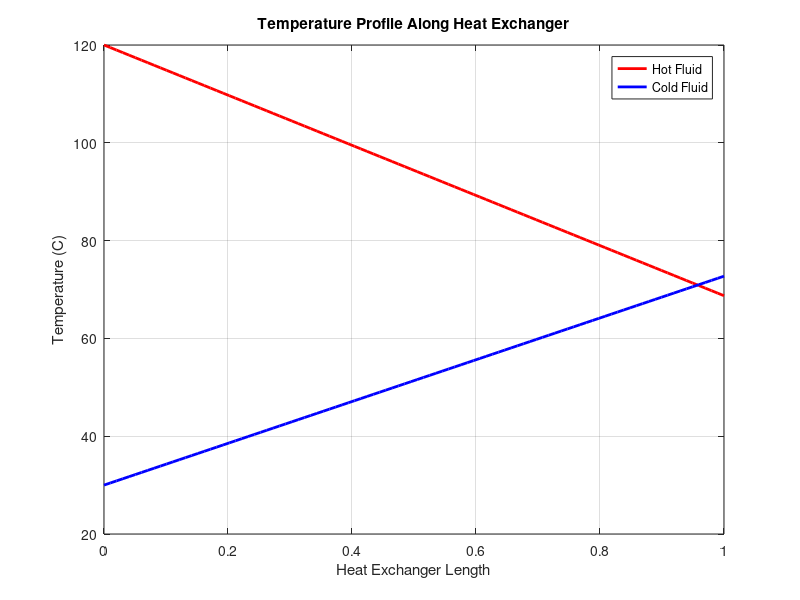
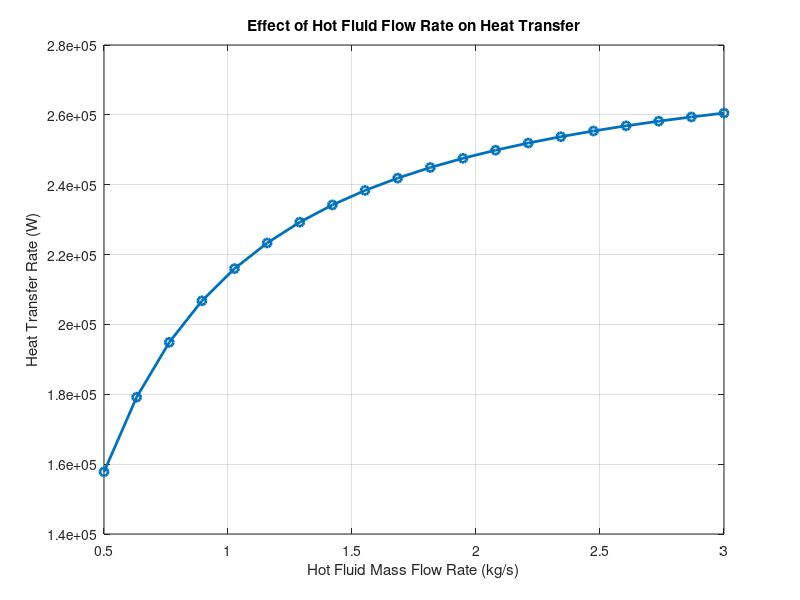
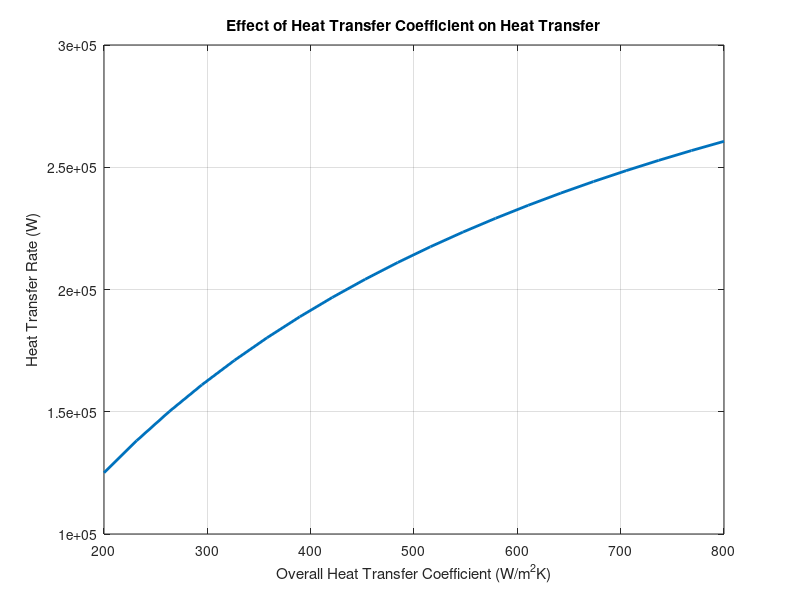
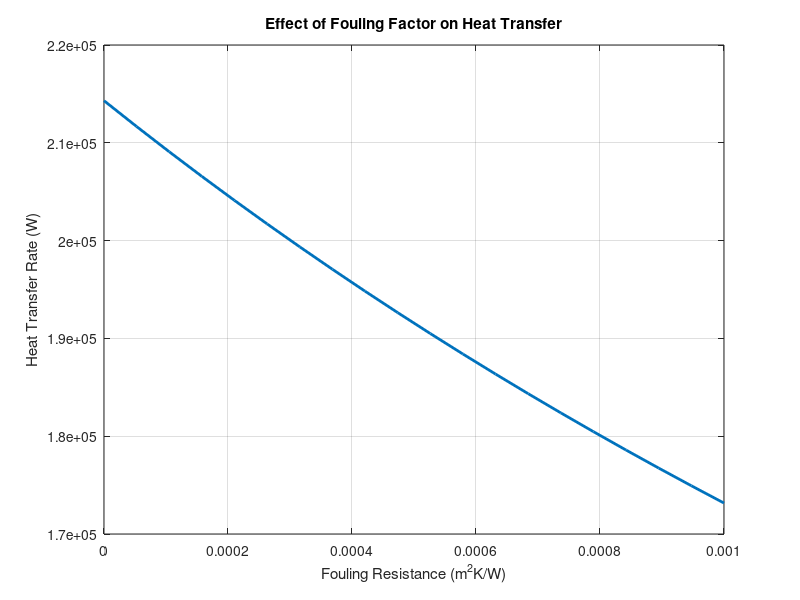

Write the MATLAB code that produced these figures, in order.
clear
clc
close all

%% Heat Exchanger Performance Using NTU Method

m_hot = 1;          
m_cold = 1.2;       

Cp_hot = 4180;      
Cp_cold = 4180;

Th_in = 120;        
Tc_in = 30;        

U = 500;            
A = 10;             

C_hot = m_hot * Cp_hot;
C_cold = m_cold * Cp_cold;

C_min = min(C_hot, C_cold);
C_max = max(C_hot, C_cold);

Cr = C_min / C_max;

NTU=(U*A)/C_min;

effectiveness=(1 - exp(-NTU*(1-Cr))) / (1 - Cr*exp(-NTU*(1-Cr)));

Q=effectiveness * C_min * (Th_in - Tc_in);

Th_out = Th_in - Q/C_hot;
Tc_out = Tc_in + Q/C_cold;

disp(['Heat Transfer Rate (W): ', num2str(Q)])
disp(['Hot Outlet Temp (C): ', num2str(Th_out)])
disp(['Cold Outlet Temp (C): ', num2str(Tc_out)])


%% Temperature Profile Along Heat Exchanger
x = linspace(0,1,100);

Th_profile = Th_in - (Th_in - Th_out)*x;
Tc_profile = Tc_in + (Tc_out - Tc_in)*x;

figure
plot(x,Th_profile,'r','LineWidth',2)
hold on
plot(x,Tc_profile,'b','LineWidth',2)

xlabel('Heat Exchanger Length')
ylabel('Temperature (C)')
title('Temperature Profile Along Heat Exchanger')

legend('Hot Fluid','Cold Fluid')
grid on


%% LMTD Method

deltaT1=Th_in - Tc_out;
deltaT2=Th_out - Tc_in;

LMTD=(deltaT1 - deltaT2) / log(deltaT1/deltaT2);

Q_LMTD=U*A*LMTD;

disp(['LMTD (C): ', num2str(LMTD)])
disp(['Heat Transfer Rate using LMTD (W): ', num2str(Q_LMTD)])


%% Effect of hot fluid flow rate on heat transfer

m_hot_values = linspace(0.5,3,20);
Q_values = zeros(size(m_hot_values));

for i = 1:length(m_hot_values)
    m_hot_test = m_hot_values(i);

    C_hot_test = m_hot_test * Cp_hot;
    C_min_test = min(C_hot_test, C_cold);
    C_max_test = max(C_hot_test, C_cold);

    Cr_test = C_min_test / C_max_test;

    NTU_test = (U*A)/C_min_test;

    effectiveness_test = (1 - exp(-NTU_test*(1-Cr_test))) / (1 - Cr_test*exp(-NTU_test*(1-Cr_test)));

    Q_values(i) = effectiveness_test * C_min_test * (Th_in - Tc_in);
end

figure
plot(m_hot_values,Q_values,'o-','LineWidth',2)

xlabel('Hot Fluid Mass Flow Rate (kg/s)')
ylabel('Heat Transfer Rate (W)')
title('Effect of Hot Fluid Flow Rate on Heat Transfer')

grid on



%% Effect of heat transfer coefficient on heat transfer

U_values = linspace(200,800,20);
Q_U = zeros(size(U_values));

for i = 1:length(U_values)

    U_test = U_values(i);

    NTU_test = (U_test*A)/C_min;

    eff_test = (1 - exp(-NTU_test*(1-Cr))) / (1 - Cr*exp(-NTU_test*(1-Cr)));

    Q_U(i) = eff_test * C_min * (Th_in - Tc_in);

end

figure
plot(U_values,Q_U,'LineWidth',2)

xlabel('Overall Heat Transfer Coefficient (W/m^2K)')
ylabel('Heat Transfer Rate (W)')
title('Effect of Heat Transfer Coefficient on Heat Transfer')
grid on



%% Effect of fouling factor on heat transfer

Rf_values = linspace(0,0.001,20);
Q_fouling = zeros(size(Rf_values));

for i = 1:length(Rf_values)

    Rf = Rf_values(i);

    U_f = 1/(1/U + Rf);

    NTU_test = (U_f*A)/C_min;

    eff_test = (1 - exp(-NTU_test*(1-Cr))) / (1 - Cr*exp(-NTU_test*(1-Cr)));

    Q_fouling(i) = eff_test * C_min * (Th_in - Tc_in);

end

figure
plot(Rf_values,Q_fouling,'LineWidth',2)

xlabel('Fouling Resistance (m^2K/W)')
ylabel('Heat Transfer Rate (W)')
title('Effect of Fouling Factor on Heat Transfer')
grid on
